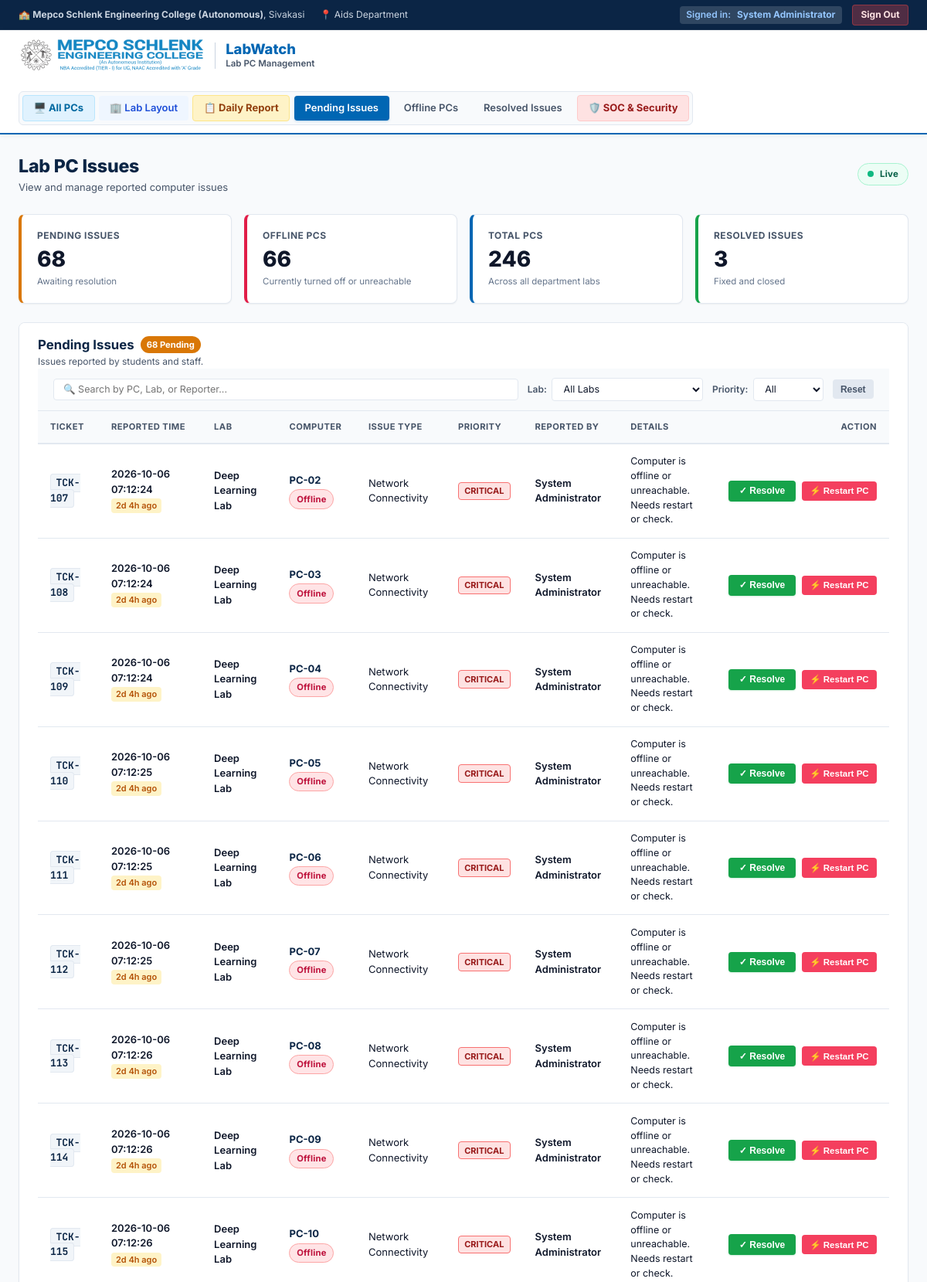
The page /admin (signed in, upper part) on the database its author committed.
### tables this page shows
CREATE TABLE USERS (
    id INTEGER PRIMARY KEY AUTOINCREMENT,
    username TEXT UNIQUE NOT NULL,
    password_hash TEXT NOT NULL,
    full_name TEXT NOT NULL,
    email TEXT UNIQUE NOT NULL,
    role TEXT NOT NULL CHECK(role IN ('student', 'staff', 'technician', 'admin')),
    created_at TIMESTAMP DEFAULT CURRENT_TIMESTAMP
, salt TEXT NOT NULL DEFAULT '');

CREATE TABLE TICKETS (
    id INTEGER PRIMARY KEY AUTOINCREMENT,
    ticket_number TEXT UNIQUE NOT NULL,
    user_id INTEGER NOT NULL,
    lab_id INTEGER NOT NULL,
    computer_id INTEGER NOT NULL,
    issue_category TEXT NOT NULL CHECK(
        issue_category IN (
            'Network Connectivity',
            'Operating System',
            'Hardware Fault',
            'Peripheral / Display',
            'Software Crash',
            'Power Issue',
            'Other'
        )
    ),
    description TEXT NOT NULL,
    status TEXT NOT NULL DEFAULT 'Pending' CHECK(
        status IN ('Pending', 'In Progress', 'Resolved', 'Closed')
    ),
    priority TEXT NOT NULL DEFAULT 'Medium' CHECK(
        priority IN ('Low', 'Medium', 'High', 'Critical')
    ),
    reported_at TIMESTAMP DEFAULT CURRENT_TIMESTAMP,
    resolved_at TIMESTAMP,
    technician_id INTEGER,
    resolution_notes TEXT,
    FOREIGN KEY (user_id) REFERENCES USERS (id) ON DELETE RESTRICT,
    FOREIGN KEY (lab_id) REFERENCES LABS (id) ON DELETE RESTRICT,
    FOREIGN KEY (computer_id) REFERENCES COMPUTERS (id) ON DELETE RESTRICT,
    FOREIGN KEY (technician_id) REFERENCES USERS (id) ON DELETE SET NULL
);

CREATE TABLE LABS (
    id INTEGER PRIMARY KEY AUTOINCREMENT,
    lab_name TEXT UNIQUE NOT NULL,
    department TEXT NOT NULL,
    location TEXT NOT NULL,
    total_pcs INTEGER NOT NULL DEFAULT 0,
    created_at TIMESTAMP DEFAULT CURRENT_TIMESTAMP
);

CREATE TABLE COMPUTERS (
    id INTEGER PRIMARY KEY AUTOINCREMENT,
    lab_id INTEGER NOT NULL,
    pc_number TEXT NOT NULL,
    ip_address TEXT UNIQUE NOT NULL,
    mac_address TEXT UNIQUE NOT NULL,
    status TEXT NOT NULL DEFAULT 'Online',
    specs TEXT,
    last_heartbeat TIMESTAMP,
    created_at TIMESTAMP DEFAULT CURRENT_TIMESTAMP, ping_history TEXT NOT NULL DEFAULT '[1,1,1,1,1,1,1,1,1,1]', is_admin INTEGER NOT NULL DEFAULT 0,
    FOREIGN KEY (lab_id) REFERENCES LABS (id) ON DELETE CASCADE,
    UNIQUE (lab_id, pc_number)
);

### python_server.py (the view)
@app.route("/admin", methods=["GET"])
@login_required(roles=["admin", "technician"])
def admin_dashboard():
    restarted_pc = request.args.get("restarted_pc")
    resolved_id = request.args.get("resolved_id")
    c_output = request.args.get("c_output")
    status_msg = request.args.get("msg")
    conn = get_db_connection()
    try:
        cursor = conn.cursor()
        cursor.execute("""
            SELECT t.id, t.ticket_number, t.user_id, t.lab_id, t.computer_id,
                   t.issue_category, t.description, t.status, t.priority,
                   t.reported_at, t.resolved_at,
                   u.full_name AS reporter_name, u.email AS reporter_email,
                   l.lab_name, l.location AS lab_location,
                   c.pc_number, c.ip_address, c.mac_address, c.status AS pc_status
            FROM TICKETS t
            JOIN USERS u ON t.user_id = u.id
            JOIN LABS l ON t.lab_id = l.id
            JOIN COMPUTERS c ON t.computer_id = c.id
            WHERE t.status = 'Pending'
            ORDER BY t.reported_at ASC
        """)
        pending_tickets = [dict(r) for r in cursor.fetchall()]
        cursor.execute("""
            SELECT c.id, c.lab_id, c.pc_number, c.ip_address, c.mac_address,
                   c.status, c.specs, c.last_heartbeat, l.lab_name, l.location
            FROM COMPUTERS c
            JOIN LABS l ON c.lab_id = l.id
            WHERE c.status IN ('Offline', 'Faulty')
            ORDER BY l.id ASC, c.pc_number ASC
        """)
        offline_pcs = [dict(r) for r in cursor.fetchall()]
        cursor.execute("""
            SELECT t.id, t.ticket_number, t.issue_category, t.description, t.status,
                   t.reported_at, t.resolved_at, t.priority,
                   l.lab_name, c.pc_number, u.full_name AS reporter_name
            FROM TICKETS t
            JOIN USERS u ON t.user_id = u.id
            JOIN LABS l ON t.lab_id = l.id
            JOIN COMPUTERS c ON t.computer_id = c.id
            WHERE t.status IN ('Resolved', 'Closed')
            ORDER BY t.resolved_at DESC, t.id DESC
            LIMIT 10
        """)
        resolved_tickets = [dict(r) for r in cursor.fetchall()]
        cursor.execute("SELECT COUNT(*) FROM COMPUTERS")
        total_computers = cursor.fetchone()[0]
        cursor.execute("SELECT COUNT(*) FROM TICKETS WHERE status = 'Pending'")
        pending_count = cursor.fetchone()[0]
        cursor.execute("SELECT COUNT(*) FROM COMPUTERS WHERE status IN ('Offline', 'Faulty')")
        offline_count = cursor.fetchone()[0]
        cursor.execute("SELECT COUNT(*) FROM TICKETS WHERE status IN ('Resolved', 'Closed')")
        resolved_count = cursor.fetchone()[0]
        stats = {
            "total_computers": total_computers,
            "pending_count": pending_count,
            "offline_count": offline_count,
            "resolved_count": resolved_count
        }
        return render_template(
            "admin.html",
            pending_tickets=pending_tickets,
            offline_pcs=offline_pcs,
            resolved_tickets=resolved_tickets,
            stats=stats,
            restarted_pc=restarted_pc,
            c_output=c_output,
            status_msg=status_msg,
            logged_user=session.get("user")
        )
    finally:
        conn.close()

### python_server.py (called while the page is built, shortened)
@app.after_request
def apply_security_headers(response):
    response.headers["X-Content-Type-Options"] = "nosniff"
    response.headers["X-Frame-Options"] = "SAMEORIGIN"
    response.headers["X-XSS-Protection"] = "1; mode=block"
    response.headers["Referrer-Policy"] = "strict-origin-when-cross-origin"
    response.headers["Permissions-Policy"] = "geolocation=(), microphone=(), camera=()"
    csp_policy = (
        "default-src 'self' https://fonts.googleapis.com https://fonts.gstatic.com https://cdn.jsdelivr.net; "
        "script-src 'self' 'unsafe-inline' https://cdn.jsdelivr.net; "
        "style-src 'self' 'unsafe-inline' https://fonts.googleapis.com; "
        "font-src 'self' https://fonts.gstatic.com data:; "
        "img-src 'self' data:; "
        "connect-src 'self';"
    )
    response.headers["Content-Security-Policy"] = csp_policy
    return response

def get_csrf_token() -> str:
    if "csrf_token" not in session:
        session["csrf_token"] = secrets.token_hex(32)
    return session["csrf_token"]

@app.context_processor
def inject_csrf_token():
    return dict(csrf_token=get_csrf_token)

def login_required(roles=None):
    def decorator(f):
        @wraps(f)
        def decorated_function(*args, **kwargs):
            user = session.get("user")
            client_ip = request.headers.get("X-Forwarded-For", request.remote_addr or "127.0.0.1").split(",")[0].strip()
            return f(*args, **kwargs)
        return decorated_function
    return decorator

def get_db_connection():
    conn = sqlite3.connect(DB_PATH, timeout=10.0)
    conn.row_factory = sqlite3.Row
    conn.execute("PRAGMA journal_mode = WAL;")
    conn.execute("PRAGMA synchronous = NORMAL;")
    conn.execute("PRAGMA foreign_keys = ON;")
    return conn

### templates/admin.html (shortened to what this page needs)
<!DOCTYPE html>
<html lang="en">
<head>
</head>
<body>
  <div class="mepco-top-bar">
    <div class="top-bar-inner">
      <div class="top-bar-contact">
        <span>🏫 <strong>Mepco Schlenk Engineering College (Autonomous)</strong>, Sivakasi</span>
        <span>📍 Aids Department</span>
      </div>
      <div class="top-bar-accreditation" style="display:flex; align-items:center; gap:0.85rem;">
        <span class="admin-badge-strip">
          Signed in: <strong>{{ logged_user['full_name'] if logged_user else 'Administrator' }}</strong>
        </span>
        <a href="/logout" style="color:#fee2e2; text-decoration:none; font-weight:700; font-size:0.75rem; background:rgba(239,68,68,.3); padding:0.22rem 0.65rem; border-radius:4px; border:1px solid rgba(239,68,68,.4); display:inline-flex; align-items:center; gap:0.3rem;">
          Sign Out
        </a>
      </div>
    </div>
  </div>
  <header class="mepco-main-header">
    <div class="main-header-inner">
      <div class="header-left-group">
        <a href="/admin" class="mepco-brand-lockup">
          <img src="/static/mepco_logo.svg" alt="Mepco Schlenk Engineering College" class="mepco-logo-img">
          <div class="labwatch-titles">
            <span class="labwatch-title">LabWatch</span>
            <span class="labwatch-dept">Lab PC Management</span>
          </div>
        </a>
      </div>
      <nav class="campus-nav-tabs">
        <a href="/monitor?tab=monitor" class="nav-tab-link" style="background:#e0f2fe; color:#0369a1; font-weight:700; border:1px solid #bae6fd;">
          <span>🖥️ All PCs</span>
        </a>
        <a href="/monitor?tab=digital-twin" class="nav-tab-link" style="background:#eff6ff; color:#1d4ed8; font-weight:600;">
          <span>🏢 Lab Layout</span>
        </a>
        <a href="/monitor?tab=hod-report" class="nav-tab-link" style="background:#fef3c7; color:#92400e; font-weight:700; border:1px solid #fde68a;">
          <span>📋 Daily Report</span>
        </a>
        <a href="#triage-section" class="nav-tab-link active">
          <span>Pending Issues</span>
        </a>
        <a href="#wol-section" class="nav-tab-link">
          <span>Offline PCs</span>
        </a>
        <a href="#resolved-section" class="nav-tab-link">
          <span>Resolved Issues</span>
        </a>
        <a href="#security-section" class="nav-tab-link" style="background:#fee2e2; color:#991b1b; font-weight:700; border:1px solid #fecaca;">
          <span>🛡️ SOC & Security</span>
        </a>
      </nav>
    </div>
  </header>
  <main class="page-container">
    <div class="dashboard-top-heading">
      <div class="heading-title-group">
        <h1>Lab PC Issues</h1>
        <p>View and manage reported computer issues</p>
      </div>
      <div style="display: flex; align-items: center; gap: 0.75rem; flex-wrap: wrap;">
        <div class="live-status-pill">
          <span class="pulsing-green-dot"></span>
          <span class="live-status-text">Live</span>
        </div>
      </div>
    </div>
    <div class="kpi-cards-grid">
      <div class="kpi-card highlight-warning">
        <div class="kpi-label">
          <span>Pending Issues</span>
        </div>
        <div class="kpi-value" id="kpi-pending-val">{{ stats.pending_count }}</div>
        <div class="kpi-desc">Awaiting resolution</div>
      </div>
      <div class="kpi-card highlight-danger">
        <div class="kpi-label">
          <span>Offline PCs</span>
        </div>
        <div class="kpi-value" id="kpi-offline-val">{{ stats.offline_count }}</div>
        <div class="kpi-desc">Currently turned off or unreachable</div>
      </div>
      <div class="kpi-card highlight-info">
        <div class="kpi-label">
          <span>Total PCs</span>
        </div>
        <div class="kpi-value" id="kpi-total-val">{{ stats.total_computers }}</div>
        <div class="kpi-desc">Across all department labs</div>
      </div>
      <div class="kpi-card highlight-success">
        <div class="kpi-label">
          <span>Resolved Issues</span>
        </div>
        <div class="kpi-value" id="kpi-resolved-val">{{ stats.resolved_count }}</div>
        <div class="kpi-desc">Fixed and closed</div>
      </div>
    </div>
    <section class="dashboard-section" id="triage-section">
      <div class="section-header">
        <div>
          <h2 class="section-title">
            <span>Pending Issues</span>
            <span class="badge-counter-warning" id="pending-counter-badge">{{ pending_tickets|length }} Pending</span>
          </h2>
          <p class="section-subtitle">
            Issues reported by students and staff.
      <div class="filter-bar">
        <div class="filter-group" style="flex: 1; min-width: 240px;">
          <input type="search" id="ticket-search-input" class="filter-search-input"
                 placeholder="🔍 Search by PC, Lab, or Reporter..."
                 oninput="applyTicketFilters()">
        </div>
        <div class="filter-group">
          <label for="filter-lab" class="filter-label">Lab:</label>
          <select id="filter-lab" class="filter-select" onchange="applyTicketFilters()">
            <option value="all">All Labs</option>
          </select>
        </div>
        <div class="filter-group">
          <label for="filter-priority" class="filter-label">Priority:</label>
          <select id="filter-priority" class="filter-select" onchange="applyTicketFilters()">
            <option value="all">All</option>
          </select>
        </div>
        <button type="button" class="btn-filter-reset" onclick="resetTicketFilters()">Reset</button>
      </div>
      <div class="table-responsive">
        <table class="admin-table" id="pending-tickets-table" {% if not pending_tickets %}style="display:none;"{% endif %}>
          <thead>
            <tr>
              <th>Ticket</th>
              <th>Reported Time</th>
              <th>Lab</th>
              <th>Computer</th>
              <th>Issue Type</th>
              <th>Priority</th>
              <th>Reported By</th>
              <th>Details</th>
              <th style="text-align: right;">Action</th>
            </tr>
          </thead>
          <tbody id="pending-tickets-tbody">
            {% for ticket in pending_tickets %}
            <tr>
              <td>
                <span class="ticket-code">{{ ticket.ticket_number }}</span>
              </td>
              <td>
                <div style="font-weight: 600;">{{ ticket.reported_at }}</div>
                <div class="ticket-age-pill" data-reported-at="{{ ticket.reported_at }}">calculating...</div>
              </td>
              <td>
                <div style="font-weight: 600;">{{ ticket.lab_name }}</div>
              </td>
              <td>
                <div style="font-weight: 700; color: var(--mepco-navy);">{{ ticket.pc_number }}</div>
                {% if ticket.pc_status == 'Offline' or ticket.pc_status == 'Faulty' %}
                <span class="status-badge status-offline" style="margin-top: 2px;">Offline</span>
                {% else %}
                <span class="status-badge status-online" style="margin-top: 2px;">Online</span>
                {% endif %}
              </td>
              <td>{{ ticket.issue_category }}</td>
              <td>
                {% if ticket.priority == 'Critical' %}
                <span class="priority-badge priority-critical">Critical</span>
                {% elif ticket.priority == 'High' %}
                <span class="priority-badge priority-high">High</span>
                {% else %}
                <span class="priority-badge priority-medium">{{ ticket.priority }}</span>
                {% endif %}
              </td>
              <td>
                <div style="font-weight: 600;">{{ ticket.reporter_name }}</div>
              </td>
              <td style="max-width: 260px; font-size: 0.78125rem;">
                {{ ticket.description }}
              </td>
              <td style="text-align: right;">
                <div class="actions-cell" style="justify-content: flex-end;">
                  <form method="POST" action="/admin/resolve/{{ ticket.id }}" style="display: inline;">
                    <button type="submit" class="btn-resolve" title="Mark this issue as fixed">
                      <span>✓ Resolve</span>
                    </button>
                  </form>
                  {% if ticket.pc_status == 'Offline' or ticket.pc_status == 'Faulty' %}
                  <form method="POST" action="/admin/restart/{{ ticket.pc_number }}" style="display: inline;">
                    <button type="submit" class="btn-restart-sm" title="Remotely turn on or reboot PC">
                      <span>⚡ Restart PC</span>
                    </button>
                  </form>
                  {% endif %}
                </div>
              </td>
            </tr>
            {% endfor %}
          </tbody>
        </table>
      </div>
    </section>
  </main>
</body>
</html>

### rows shown on the page
USERS: full_name "System Administrator"
TICKETS: ticket_number "TCK-107", reported_at "2026-10-06 07:12:24", lab_name "Deep Learning Lab", pc_number "PC-02", issue_category "Network Connectivity", priority "CRITICAL", reporter_name "System Administrator", description "Computer is offline or unreachable. Needs restart or check."
TICKETS: ticket_number "TCK-108", reported_at "2026-10-06 07:12:24", lab_name "Deep Learning Lab", pc_number "PC-03", issue_category "Network Connectivity", priority "CRITICAL", reporter_name "System Administrator", description "Computer is offline or unreachable. Needs restart or check."
TICKETS: ticket_number "TCK-109", reported_at "2026-10-06 07:12:24", lab_name "Deep Learning Lab", pc_number "PC-04", issue_category "Network Connectivity", priority "CRITICAL", reporter_name "System Administrator", description "Computer is offline or unreachable. Needs restart or check."
TICKETS: ticket_number "TCK-110", reported_at "2026-10-06 07:12:25", lab_name "Deep Learning Lab", pc_number "PC-05", issue_category "Network Connectivity", priority "CRITICAL", reporter_name "System Administrator", description "Computer is offline or unreachable. Needs restart or check."
TICKETS: ticket_number "TCK-111", reported_at "2026-10-06 07:12:25", lab_name "Deep Learning Lab", pc_number "PC-06", issue_category "Network Connectivity", priority "CRITICAL", reporter_name "System Administrator", description "Computer is offline or unreachable. Needs restart or check."
TICKETS: ticket_number "TCK-112", reported_at "2026-10-06 07:12:25", lab_name "Deep Learning Lab", pc_number "PC-07", issue_category "Network Connectivity", priority "CRITICAL", reporter_name "System Administrator", description "Computer is offline or unreachable. Needs restart or check."
TICKETS: ticket_number "TCK-113", reported_at "2026-10-06 07:12:26", lab_name "Deep Learning Lab", pc_number "PC-08", issue_category "Network Connectivity", priority "CRITICAL", reporter_name "System Administrator", description "Computer is offline or unreachable. Needs restart or check."
TICKETS: ticket_number "TCK-114", reported_at "2026-10-06 07:12:26", lab_name "Deep Learning Lab", pc_number "PC-09", issue_category "Network Connectivity", priority "CRITICAL", reporter_name "System Administrator", description "Computer is offline or unreachable. Needs restart or check."
TICKETS: ticket_number "TCK-115", reported_at "2026-10-06 07:12:26", lab_name "Deep Learning Lab", pc_number "PC-10", issue_category "Network Connectivity", priority "CRITICAL", reporter_name "System Administrator", description "Computer is offline or unreachable. Needs restart or check."

### other values the page prints
{{ stats.pending_count }} "68"
{{ stats.offline_count }} "66"
{{ stats.total_computers }} "246"
{{ stats.resolved_count }} "3"
